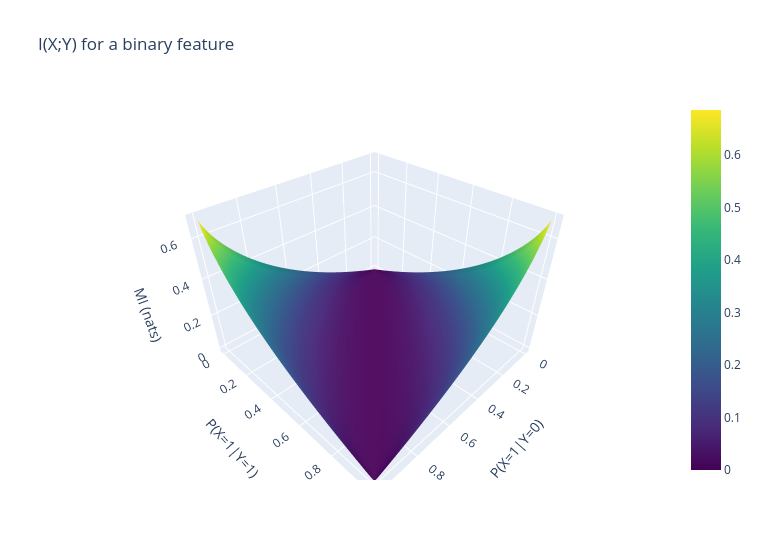

The cell this chart's notebook holds for it:
### Markdown cell above
### 9.2 Interactive Plotly version of 9.1

### Code cell
fig = go.Figure(go.Surface(x=aa[0], y=bb[:, 0], z=MIab, colorscale="Viridis")); fig.update_layout(title="I(X;Y) for a binary feature", width=760, height=560, scene=dict(xaxis_title="P(X=1|Y=0)", yaxis_title="P(X=1|Y=1)", zaxis_title="MI (nats)")); fig.show()
